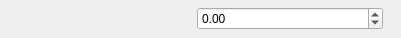
<?xml version="1.0" encoding="UTF-8"?>
<ui version="4.0">
 <class>DoubleParam</class>
 <widget class="QFrame" name="DoubleParam">
  <property name="geometry">
   <rect>
    <x>0</x>
    <y>0</y>
    <width>401</width>
    <height>38</height>
   </rect>
  </property>
  <property name="windowTitle">
   <string>Frame</string>
  </property>
  <property name="accessibleDescription">
   <string notr="true"/>
  </property>
  <property name="frameShape">
   <enum>QFrame::NoFrame</enum>
  </property>
  <property name="frameShadow">
   <enum>QFrame::Raised</enum>
  </property>
  <layout class="QHBoxLayout" name="horizontalLayout">
   <property name="margin">
    <number>5</number>
   </property>
   <item>
    <widget class="QLabel" name="l_info">
     <property name="sizePolicy">
      <sizepolicy hsizetype="Preferred" vsizetype="Preferred">
       <horstretch>0</horstretch>
       <verstretch>0</verstretch>
      </sizepolicy>
     </property>
     <property name="text">
      <string/>
     </property>
    </widget>
   </item>
   <item>
    <widget class="QDoubleSpinBox" name="doubleSpinBox">
     <property name="sizePolicy">
      <sizepolicy hsizetype="Preferred" vsizetype="Fixed">
       <horstretch>0</horstretch>
       <verstretch>0</verstretch>
      </sizepolicy>
     </property>
     <property name="decimals">
      <number>2</number>
     </property>
     <property name="minimum">
      <double>-999999.000000000000000</double>
     </property>
     <property name="maximum">
      <double>9999999.990000000223517</double>
     </property>
    </widget>
   </item>
   <item>
    <widget class="QLabel" name="l_units">
     <property name="sizePolicy">
      <sizepolicy hsizetype="Fixed" vsizetype="Preferred">
       <horstretch>0</horstretch>
       <verstretch>0</verstretch>
      </sizepolicy>
     </property>
     <property name="text">
      <string/>
     </property>
    </widget>
   </item>
  </layout>
 </widget>
 <resources/>
 <connections/>
</ui>
